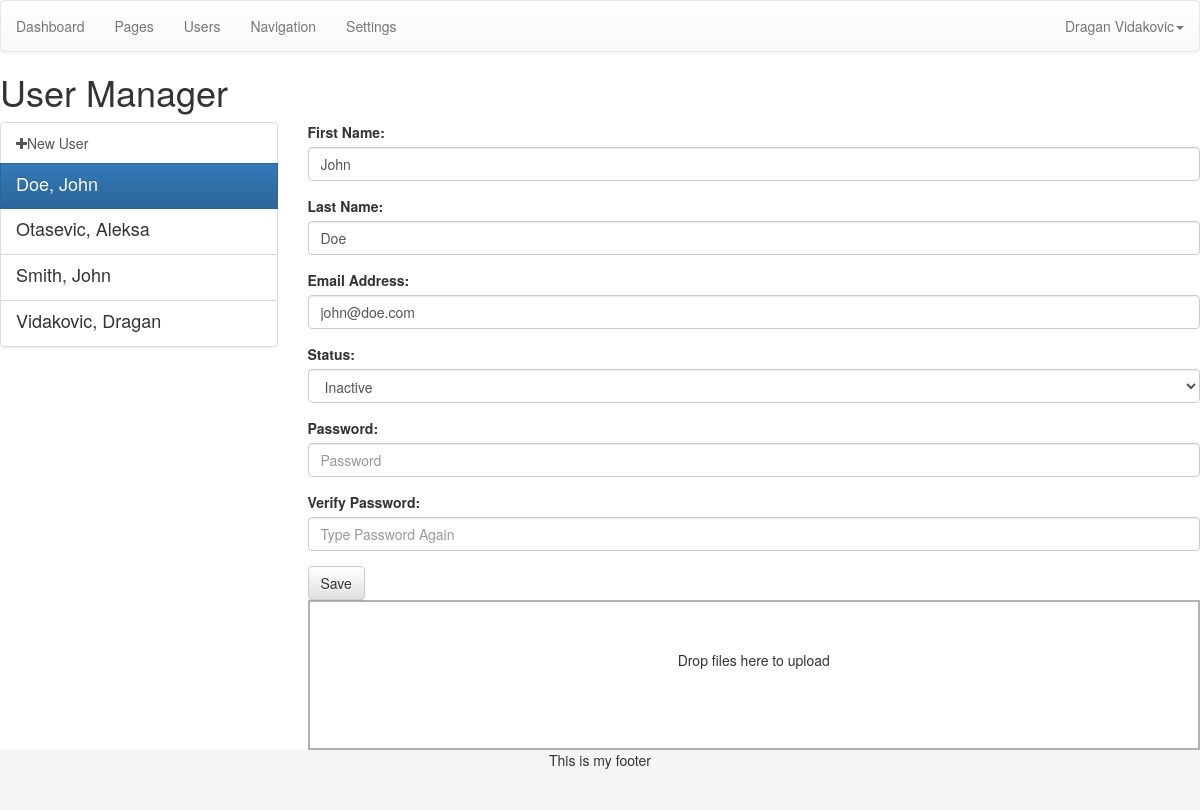
The app's page /admin/index.php?page=users&id=3 (signed in) with its own data.
### tables this page shows
CREATE TABLE IF NOT EXISTS `users` (
  `id` mediumint(9) NOT NULL,
  `avatar` varchar(100) NOT NULL,
  `first` varchar(200) NOT NULL,
  `last` varchar(200) NOT NULL,
  `email` varchar(200) NOT NULL,
  `password` varchar(200) NOT NULL,
  `status` int(1) NOT NULL DEFAULT '1'
);

### admin/index.php (called while the page is built)
<?php include('template/header.php'); ?>
<?php include('views/'.$page.'.php'); ?>
<?php include('template/footer.php'); ?>

### admin/functions/data.php (called while the page is built, shortened)
<?php
function data_user($dbc, $id){
	if(is_numeric($id)){
		$cond = "WHERE id = '$id'";
	} else {
		$cond = "WHERE email = '$id'";
	}
	$q = "SELECT * FROM users $cond";
	$r = mysqli_query($dbc, $q);
	$data = mysqli_fetch_assoc($r);
	$data['fullname'] =  $data['first'].' '.$data['last'];
	$data['fullname_reverse'] = $data['last'].', '.$data['first'];
	return $data;
}
?>

### admin/config/queries.php (called while the page is built, shortened)
<?php
switch ($page) {
	case 'users':
		if(isset($_GET['id'])){ $opened = data_user($dbc, $_GET['id']); }
	break;
}
?>

### admin/config/setup.php (called while the page is built, shortened)
<?php
include('../config/connection.php');
include ('functions/data.php');
if(isset($_GET['page'])){
	$page = $_GET['page'];
} else {
	$page = 'dashboard';
}
include ('config/queries.php');
$user = data_user($dbc, $_SESSION['username']);
?>

### admin/views/users.php (the view, shortened to what this page needs)
<h1>User Manager</h1>
<div class="row">
	<div class="col-md-3">
		<div class="list-group">
				<a class="list-group-item" href="?page=users">
					<i class="fa fa-plus"></i>New User
				</a>
		<?php
			$q = "SELECT * FROM users ORDER BY last ASC";
			$r = mysqli_query($dbc, $q);
			while($list = mysqli_fetch_assoc($r)){
				$list = data_user($dbc, $list['id']);
				?>
				<a class="list-group-item <?php selected($list['id'], $opened['id'], 'active'); ?>" href="index.php?page=users&id=<?php echo $list['id']; ?>">
					<h4 class="list-group-item-heading"><?php echo $list['fullname_reverse']; ?></h4>
				</a>
		<?php } ?>
		</div>
	</div>
	<div class="col-md-9">
		<form action="index.php?page=users&id=<?php echo $opened['id']; ?>" method="post" role="form">
			<div class="form-group">
				<label for="first">First Name:</label>
				<input class="form-control" type="text" name="first" id="first" value="<?php echo $opened['first']; ?>" placeholder="First Name" autocomplete="off">
			</div>
			<div class="form-group">
				<label for="last">Last Name:</label>
				<input class="form-control" type="text" name="last" id="last" value="<?php echo $opened['last']; ?>" placeholder="Last Name" autocomplete="off">
			</div>
			<div class="form-group">
				<label for="email">Email Address:</label>
				<input class="form-control" type="text" name="email" id="email" value="<?php echo $opened['email']; ?>" placeholder="Email Address" autocomplete="off">
			</div>
			<div class="form-group">
				<label for="status">Status:</label>
				<select class="form-control" name="status" id="status">
					<option value="0" <?php if(isset($_GET['id'])){ selected('0', $opened['status'], 'selected'); } ?>>Inactive</option>
				</select>
			</div>
			<div class="form-group">
				<label for="password">Password:</label>
				<input class="form-control" type="password" name="password" id="password" placeholder="Password" autocomplete="off">
			</div>
			<div class="form-group">
				<label for="passwordv">Verify Password:</label>
				<input class="form-control" type="password" name="passwordv" id="passwordv" placeholder="Type Password Again" autocomplete="off">
			</div>
			<button type="submit" class="btn btn-default">Save</button>
		</form>
		<?php if(isset($opened['id'])) { ?>
			<form action="uploads.php?id=<?php echo $opened['id']; ?>" class="dropzone" id="avatar-dropzone"></form>
		<?php } ?>
	</div>
</div>

### admin/css/dropzone.css (style rules this page uses)
.dropzone, .dropzone * { box-sizing: border-box; }
.dropzone { min-height: 150px; border: 2px solid rgba(0, 0, 0, 0.3); background: white; padding: 20px 20px; }
.dropzone.dz-clickable { cursor: pointer; }

### admin/config/css.php (style rules this page uses)
html, body { height: 100%; }

### records on screen
users: fullname_reverse "Doe, John", first "John", last "Doe", email "john@doe.com", status "Inactive"
users: fullname_reverse "Otasevic, Aleksa"
users: fullname_reverse "Smith, John"
users: fullname_reverse "Vidakovic, Dragan"

### other values on screen
$user['fullname'] "Dragan Vidakovic"
